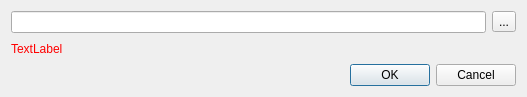
<?xml version="1.0" encoding="UTF-8"?>
<ui version="4.0">
 <class>inputdir_dialog</class>
 <widget class="QDialog" name="inputdir_dialog">
  <property name="geometry">
   <rect>
    <x>0</x>
    <y>0</y>
    <width>527</width>
    <height>97</height>
   </rect>
  </property>
  <property name="sizePolicy">
   <sizepolicy hsizetype="Minimum" vsizetype="Minimum">
    <horstretch>0</horstretch>
    <verstretch>0</verstretch>
   </sizepolicy>
  </property>
  <property name="windowTitle">
   <string>Choose input directory</string>
  </property>
  <layout class="QVBoxLayout" name="verticalLayout">
   <item>
    <layout class="QHBoxLayout" name="horizontalLayout">
     <item>
      <widget class="QLineEdit" name="testInputDir"/>
     </item>
     <item>
      <widget class="QToolButton" name="toolButton">
       <property name="text">
        <string>...</string>
       </property>
      </widget>
     </item>
    </layout>
   </item>
   <item>
    <widget class="QLabel" name="labelMsg">
     <property name="palette">
      <palette>
       <active>
        <colorrole role="WindowText">
         <brush brushstyle="SolidPattern">
          <color alpha="255">
           <red>255</red>
           <green>0</green>
           <blue>0</blue>
          </color>
         </brush>
        </colorrole>
       </active>
       <inactive>
        <colorrole role="WindowText">
         <brush brushstyle="SolidPattern">
          <color alpha="255">
           <red>255</red>
           <green>0</green>
           <blue>0</blue>
          </color>
         </brush>
        </colorrole>
       </inactive>
       <disabled>
        <colorrole role="WindowText">
         <brush brushstyle="SolidPattern">
          <color alpha="255">
           <red>105</red>
           <green>107</green>
           <blue>103</blue>
          </color>
         </brush>
        </colorrole>
       </disabled>
      </palette>
     </property>
     <property name="text">
      <string>TextLabel</string>
     </property>
    </widget>
   </item>
   <item>
    <widget class="QDialogButtonBox" name="buttonBox">
     <property name="orientation">
      <enum>Qt::Horizontal</enum>
     </property>
     <property name="standardButtons">
      <set>QDialogButtonBox::Cancel|QDialogButtonBox::Ok</set>
     </property>
    </widget>
   </item>
  </layout>
 </widget>
 <resources/>
 <connections>
  <connection>
   <sender>buttonBox</sender>
   <signal>accepted()</signal>
   <receiver>inputdir_dialog</receiver>
   <slot>accept()</slot>
   <hints>
    <hint type="sourcelabel">
     <x>248</x>
     <y>254</y>
    </hint>
    <hint type="destinationlabel">
     <x>157</x>
     <y>274</y>
    </hint>
   </hints>
  </connection>
  <connection>
   <sender>buttonBox</sender>
   <signal>rejected()</signal>
   <receiver>inputdir_dialog</receiver>
   <slot>reject()</slot>
   <hints>
    <hint type="sourcelabel">
     <x>316</x>
     <y>260</y>
    </hint>
    <hint type="destinationlabel">
     <x>286</x>
     <y>274</y>
    </hint>
   </hints>
  </connection>
 </connections>
</ui>
